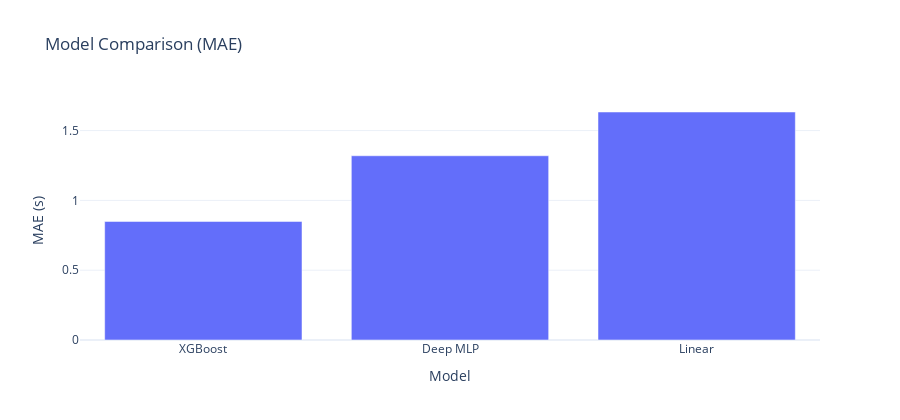

Source (notebook cell):
### Code cell
plot_model_comparison(metrics)

### Figure 1 — Plotly figure (JSON) as saved in the notebook; plotly's stock layout.template omitted (floating-point values rounded to 4 significant figures)
{"data": [{"name": "MAE (s)", "type": "bar", "x": ["XGBoost", "Deep MLP", "Linear"], "y": [0.8491, 1.32, 1.633]}], "layout": {"height": 420, "title": {"text": "Model Comparison (MAE)"}, "xaxis": {"title": {"text": "Model"}}, "yaxis": {"title": {"text": "MAE (s)"}}}}
